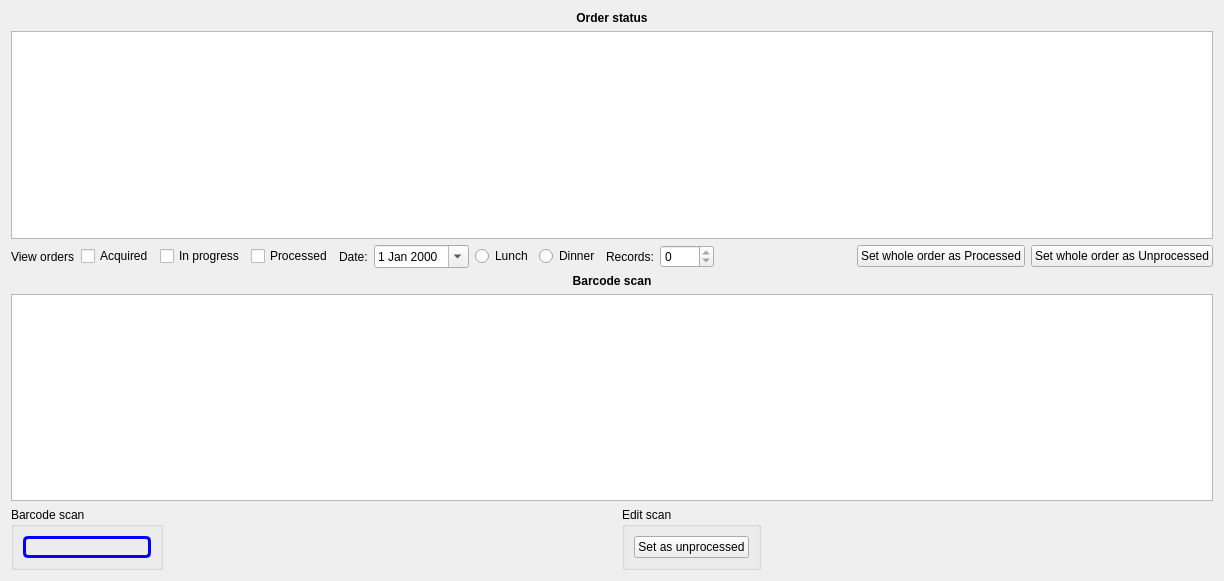
<?xml version="1.0" encoding="UTF-8"?>
<ui version="4.0">
 <class>OrderProgressWidget</class>
 <widget class="QWidget" name="OrderProgressWidget">
  <property name="geometry">
   <rect>
    <x>0</x>
    <y>0</y>
    <width>1224</width>
    <height>581</height>
   </rect>
  </property>
  <property name="windowTitle">
   <string>Order Progress</string>
  </property>
  <layout class="QVBoxLayout" name="verticalLayout">
   <item>
    <widget class="QLabel" name="label_4">
     <property name="font">
      <font>
       <bold>true</bold>
      </font>
     </property>
     <property name="text">
      <string>Order status</string>
     </property>
     <property name="alignment">
      <set>Qt::AlignmentFlag::AlignCenter</set>
     </property>
    </widget>
   </item>
   <item>
    <widget class="EnhancedTableView" name="tableViewOrder"/>
   </item>
   <item>
    <layout class="QHBoxLayout" name="horizontalLayout">
     <item>
      <widget class="QLabel" name="label">
       <property name="text">
        <string>View orders</string>
       </property>
      </widget>
     </item>
     <item>
      <widget class="QCheckBox" name="checkBoxAcquired">
       <property name="focusPolicy">
        <enum>Qt::FocusPolicy::StrongFocus</enum>
       </property>
       <property name="text">
        <string>Acquired</string>
       </property>
      </widget>
     </item>
     <item>
      <widget class="QCheckBox" name="checkBoxInProgress">
       <property name="focusPolicy">
        <enum>Qt::FocusPolicy::StrongFocus</enum>
       </property>
       <property name="text">
        <string>In progress</string>
       </property>
      </widget>
     </item>
     <item>
      <widget class="QCheckBox" name="checkBoxProcessed">
       <property name="focusPolicy">
        <enum>Qt::FocusPolicy::StrongFocus</enum>
       </property>
       <property name="text">
        <string>Processed</string>
       </property>
      </widget>
     </item>
     <item>
      <widget class="QLabel" name="label_5">
       <property name="text">
        <string>Date:</string>
       </property>
      </widget>
     </item>
     <item>
      <widget class="QDateEdit" name="dateEdit">
       <property name="calendarPopup">
        <bool>true</bool>
       </property>
      </widget>
     </item>
     <item>
      <widget class="QRadioButton" name="radioButtonLunch">
       <property name="text">
        <string>Lunch</string>
       </property>
      </widget>
     </item>
     <item>
      <widget class="QRadioButton" name="radioButtonDinner">
       <property name="text">
        <string>Dinner</string>
       </property>
      </widget>
     </item>
     <item>
      <widget class="QLabel" name="label_3">
       <property name="text">
        <string>Records:</string>
       </property>
      </widget>
     </item>
     <item>
      <widget class="QSpinBox" name="spinBoxRecords">
       <property name="readOnly">
        <bool>true</bool>
       </property>
       <property name="maximum">
        <number>9999</number>
       </property>
      </widget>
     </item>
     <item>
      <spacer name="horizontalSpacer">
       <property name="orientation">
        <enum>Qt::Orientation::Horizontal</enum>
       </property>
       <property name="sizeHint" stdset="0">
        <size>
         <width>40</width>
         <height>20</height>
        </size>
       </property>
      </spacer>
     </item>
     <item>
      <widget class="QPushButton" name="pushButtonSetOrderProcessed">
       <property name="text">
        <string>Set whole order as Processed</string>
       </property>
      </widget>
     </item>
     <item>
      <widget class="QPushButton" name="pushButtonSetOrderUnprocessed">
       <property name="text">
        <string>Set whole order as Unprocessed</string>
       </property>
      </widget>
     </item>
    </layout>
   </item>
   <item>
    <widget class="QLabel" name="label_2">
     <property name="font">
      <font>
       <bold>true</bold>
      </font>
     </property>
     <property name="text">
      <string>Barcode scan</string>
     </property>
     <property name="alignment">
      <set>Qt::AlignmentFlag::AlignCenter</set>
     </property>
    </widget>
   </item>
   <item>
    <widget class="QTableWidget" name="tableWidgetScans"/>
   </item>
   <item>
    <layout class="QHBoxLayout" name="horizontalLayout_3" stretch="0,0,0,0">
     <item>
      <widget class="QGroupBox" name="groupBox">
       <property name="title">
        <string>Barcode scan</string>
       </property>
       <layout class="QVBoxLayout" name="verticalLayout_2">
        <item>
         <widget class="QLineEdit" name="lineEditBarcode">
          <property name="sizePolicy">
           <sizepolicy hsizetype="Minimum" vsizetype="Fixed">
            <horstretch>0</horstretch>
            <verstretch>0</verstretch>
           </sizepolicy>
          </property>
          <property name="minimumSize">
           <size>
            <width>0</width>
            <height>0</height>
           </size>
          </property>
          <property name="styleSheet">
           <string notr="true">QLineEdit#lineEditBarcode {
	color: black;
	background: transparent;
	border: 3px solid blue;
	border-radius: 5px;
	padding: 0 8px;
}
QLineEdit#lineEditBarcode::focus {
	color: black;
	background: cyan;
	border: 3px solid blue;
	border-radius: 5px;
	padding: 0 8px;
}</string>
          </property>
          <property name="clearButtonEnabled">
           <bool>false</bool>
          </property>
         </widget>
        </item>
       </layout>
      </widget>
     </item>
     <item>
      <spacer name="horizontalSpacer_3">
       <property name="orientation">
        <enum>Qt::Orientation::Horizontal</enum>
       </property>
       <property name="sizeHint" stdset="0">
        <size>
         <width>40</width>
         <height>20</height>
        </size>
       </property>
      </spacer>
     </item>
     <item>
      <widget class="QGroupBox" name="groupBox_2">
       <property name="title">
        <string>Edit scan</string>
       </property>
       <layout class="QVBoxLayout" name="verticalLayout_3">
        <item>
         <widget class="QPushButton" name="pushButtonSetUnprocessed">
          <property name="text">
           <string>Set as unprocessed</string>
          </property>
         </widget>
        </item>
       </layout>
      </widget>
     </item>
     <item>
      <spacer name="horizontalSpacer_2">
       <property name="orientation">
        <enum>Qt::Orientation::Horizontal</enum>
       </property>
       <property name="sizeHint" stdset="0">
        <size>
         <width>40</width>
         <height>20</height>
        </size>
       </property>
      </spacer>
     </item>
    </layout>
   </item>
  </layout>
 </widget>
 <customwidgets>
  <customwidget>
   <class>EnhancedTableView</class>
   <extends>QTableView</extends>
   <header>App.Widget.View</header>
  </customwidget>
 </customwidgets>
 <resources/>
 <connections/>
</ui>
